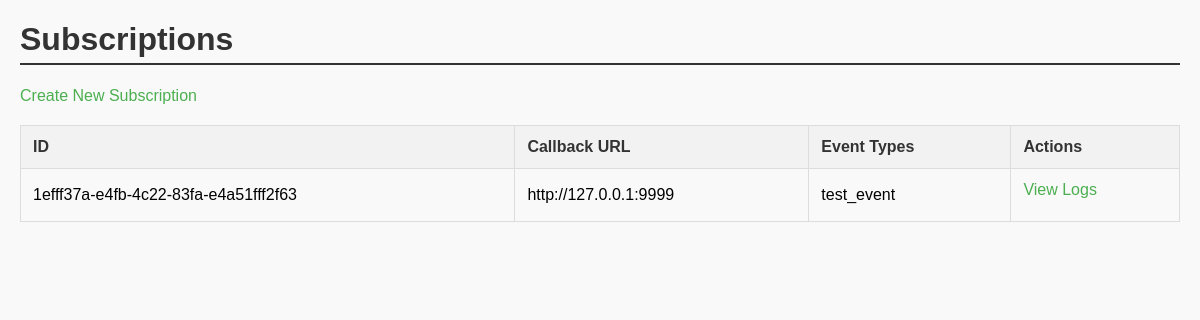
Page /ui/subscriptions/ on the earlier database version.
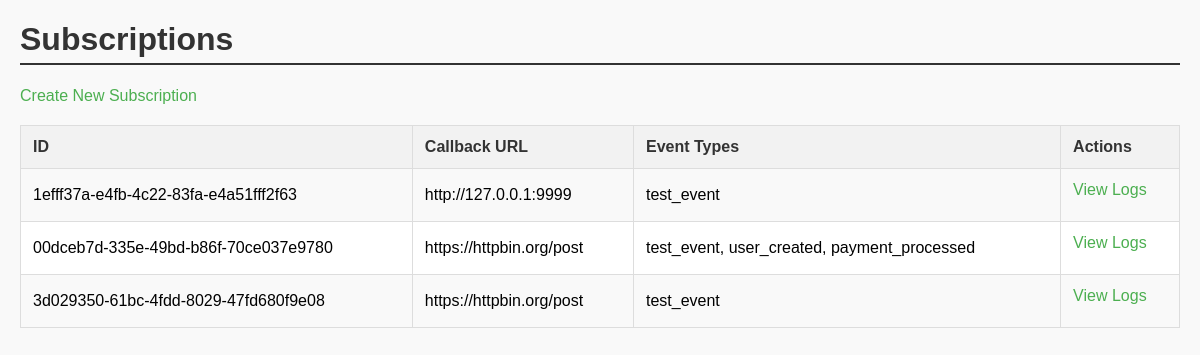
Same page on the later database version.
### webhook/models.py (models this page shows, shortened)
class Subscription(models.Model):
    id = models.UUIDField(primary_key=True, default=uuid.uuid4, editable=False)
    callback_url = models.URLField(max_length=255)
    event_types = models.JSONField(default=list)  # Stores a list of event types, e.g., ["test_event"]
    created_at = models.DateTimeField(auto_now_add=True)
    updated_at = models.DateTimeField(auto_now=True)
    secret_key = models.CharField(max_length=255, blank=True, null=True)

### webhook/views.py (the view)
# urls.py: path('ui/subscriptions/', SubscriptionListView.as_view(), name='subscription_list'),
class SubscriptionListView(ListView):
    model = Subscription
    template_name = 'webhook/subscription_list.html'
    context_object_name = 'subscriptions'

### webhook/templates/webhook/subscription_list.html (shortened to what this page needs)
<!DOCTYPE html>
<html>
<head>
</head>
<body>
    <h1>Subscriptions</h1>
    <a href="{% url 'subscription_create' %}">Create New Subscription</a>
    <table>
        <tr>
            <th>ID</th>
            <th>Callback URL</th>
            <th>Event Types</th>
            <th>Actions</th>
        </tr>
        {% for sub in subscriptions %}
        <tr>
            <td>{{ sub.id }}</td>
            <td>{{ sub.callback_url }}</td>
            <td>{{ sub.event_types|join:", " }}</td>
            <td>
                <a href="{% url 'subscription_update' pk=sub.id %}">View Logs</a>
            </td>
        </tr>
        {% empty %}
        <tr>
            <td colspan="4">No subscriptions available.</td>
        </tr>
        {% endfor %}
    </table>
</body>
</html>

### webhook/templates/webhook/subscription_list.html (style rules this page uses)
body { font-family: Arial, sans-serif; margin: 20px; background-color: #f9f9f9; }
h1 { color: #333; border-bottom: 2px solid #333; padding-bottom: 5px; }
a { text-decoration: none; color: #4CAF50; margin-bottom: 10px; display: inline-block; }
table { width: 100%; border-collapse: collapse; margin-top: 10px; background-color: #fff; }
th, td { padding: 12px; text-align: left; border: 1px solid #ddd; }
th { background-color: #f2f2f2; color: #333; }
tr:nth-child(even) { background-color: #f9f9f9; }

Differences in the rows shown:
added Subscription: id "00dceb7d-335e-49bd-b86f-70ce037e9780", callback_url "https://httpbin.org/post", event_types "test_event, user_created, payment_processed"
added Subscription: id "3d029350-61bc-4fdd-8029-47fd680f9e08", callback_url "https://httpbin.org/post", event_types "test_event"
